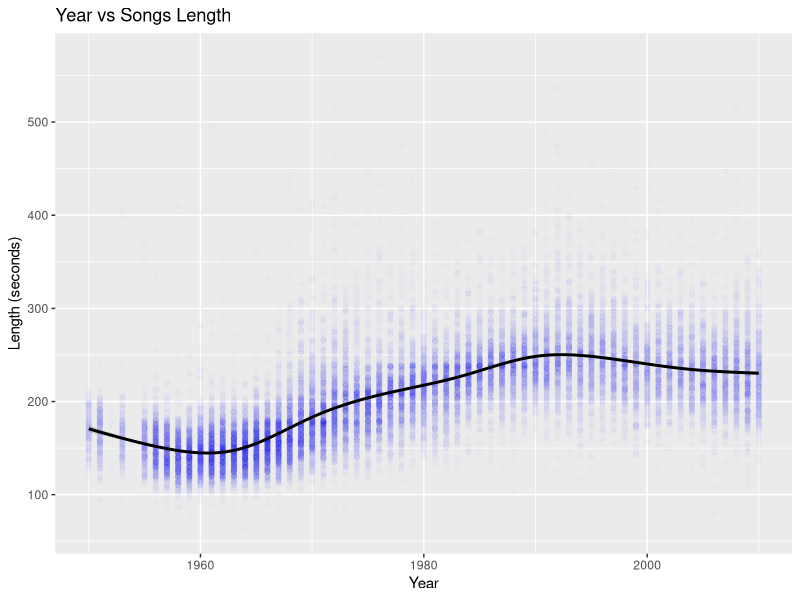
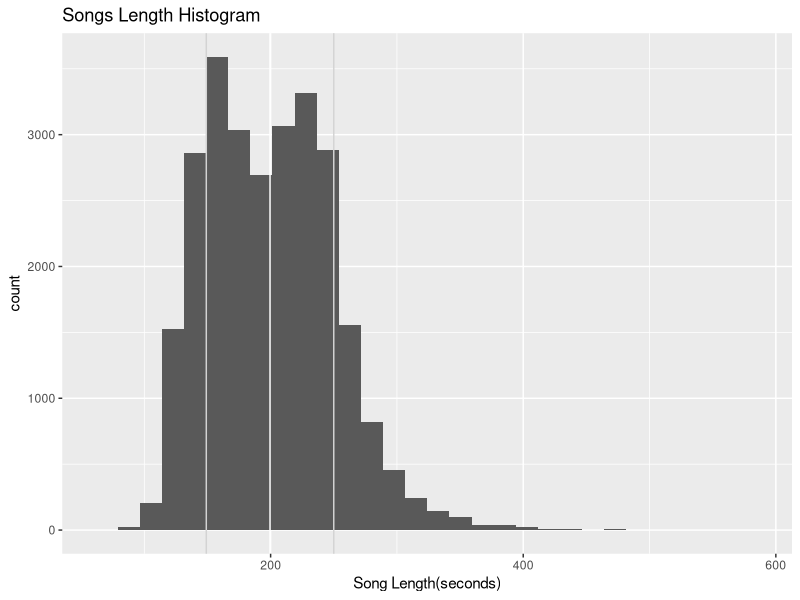

Generate these figures, in order, with R:
library("ggplot2")
charts_clean = read.delim("./charts_clean.tsv")

# scatter plot settings
scatter_plot <- ggplot(charts_clean, aes(x=Year, y=Time.num)) + 
  geom_point(alpha=1/80, color="blue") + 
  geom_smooth(color="Black") + 
  labs(x="Year", y="Length (seconds)", title="Year vs Songs Length") 
print(scatter_plot)

# mode function, source: stackoverflow
Mode <- function(x) {
  ux <- unique(x)
  ux[which.max(tabulate(match(x, ux)))]
}

mean <- mean(charts_clean$Time.num)
deviation <- sd(charts_clean$Time.num)
median <- median(charts_clean$Time.num)
mode <- mode (charts_clean$Time.num)


# histogram plot settings
histogram_plot <-  ggplot(charts_clean, aes(Time.num), sd = sd(y)) + geom_histogram() +
  #geom_vline(aes(xintercept = median), color="blue") +
  geom_vline(aes(xintercept = mean), color="white") +
  geom_vline(aes(xintercept = mean - deviation), color="lightgray") +
  geom_vline(aes(xintercept = mean + deviation), color="lightgray") +
  #geom_vline(aes(xintercept = mode), color="#FF9999") +
  labs(x="Song Length(seconds)", title="Songs Length Histogram") 

print(histogram_plot)
